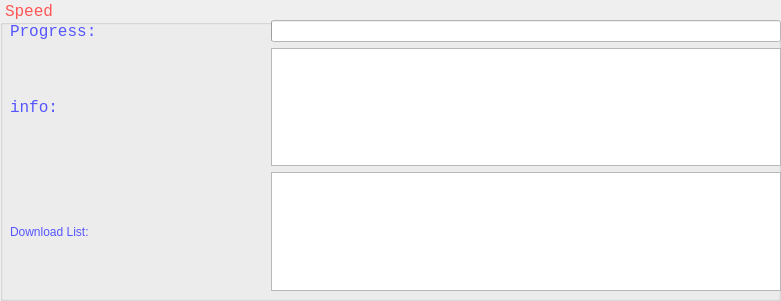
     <widget class="QGroupBox" name="groupBox_2">
      <property name="geometry">
       <rect>
        <x>10</x>
        <y>140</y>
        <width>781</width>
        <height>301</height>
       </rect>
      </property>
      <property name="font">
       <font>
        <family>Consolas</family>
        <pointsize>12</pointsize>
        <weight>50</weight>
        <italic>false</italic>
        <bold>false</bold>
       </font>
      </property>
      <property name="styleSheet">
       <string notr="true">color:rgb(255,85,85);
font: 12pt &quot;Consolas&quot;;</string>
      </property>
      <property name="title">
       <string>Speed</string>
      </property>
      <widget class="QWidget" name="gridLayoutWidget">
       <property name="geometry">
        <rect>
         <x>10</x>
         <y>20</y>
         <width>771</width>
         <height>271</height>
        </rect>
       </property>
       <layout class="QGridLayout" name="gridLayout">
        <item row="1" column="1" colspan="2">
         <widget class="QTextBrowser" name="textBrowser">
          <property name="font">
           <font>
            <family>Consolas</family>
            <pointsize>12</pointsize>
            <weight>50</weight>
            <italic>false</italic>
            <bold>false</bold>
           </font>
          </property>
          <property name="styleSheet">
           <string notr="true">color:rgb(85,85,255)</string>
          </property>
         </widget>
        </item>
        <item row="0" column="0">
         <widget class="QLabel" name="label_3">
          <property name="font">
           <font>
            <family>Consolas</family>
            <pointsize>12</pointsize>
            <weight>50</weight>
            <italic>false</italic>
            <bold>false</bold>
           </font>
          </property>
          <property name="styleSheet">
           <string notr="true">color:rgb(85,85,255)</string>
          </property>
          <property name="text">
           <string>Progress:</string>
          </property>
         </widget>
        </item>
        <item row="1" column="0">
         <widget class="QLabel" name="label_4">
          <property name="font">
           <font>
            <family>Consolas</family>
            <pointsize>12</pointsize>
            <weight>50</weight>
            <italic>false</italic>
            <bold>false</bold>
           </font>
          </property>
          <property name="styleSheet">
           <string notr="true">color:rgb(85,85,255)</string>
          </property>
          <property name="text">
           <string>info:</string>
          </property>
         </widget>
        </item>
        <item row="2" column="1" colspan="2">
         <widget class="QTextBrowser" name="textBrowser_3">
          <property name="styleSheet">
           <string notr="true">color: rgb(85, 85, 255);</string>
          </property>
         </widget>
        </item>
        <item row="2" column="0">
         <widget class="QLabel" name="label_17">
          <property name="styleSheet">
           <string notr="true">color: rgb(85, 85, 255);</string>
          </property>
          <property name="text">
           <string>Download List:</string>
          </property>
         </widget>
        </item>
        <item row="0" column="1" colspan="2">
         <widget class="QProgressBar" name="progressBar">
          <property name="palette">
           <palette>
            <active>
             <colorrole role="WindowText">
              <brush brushstyle="SolidPattern">
               <color alpha="255">
                <red>255</red>
                <green>85</green>
                <blue>85</blue>
               </color>
              </brush>
             </colorrole>
             <colorrole role="Button">
              <brush brushstyle="SolidPattern">
               <color alpha="255">
                <red>255</red>
                <green>255</green>
                <blue>255</blue>
               </color>
              </brush>
             </colorrole>
             <colorrole role="Light">
              <brush brushstyle="SolidPattern">
               <color alpha="255">
                <red>170</red>
                <green>170</green>
                <blue>127</blue>
               </color>
              </brush>
             </colorrole>
             <colorrole role="Text">
              <brush brushstyle="SolidPattern">
               <color alpha="255">
                <red>255</red>
                <green>85</green>
                <blue>85</blue>
               </color>
              </brush>
             </colorrole>
             <colorrole role="ButtonText">
              <brush brushstyle="SolidPattern">
               <color alpha="255">
                <red>255</red>
                <green>85</green>
                <blue>85</blue>
               </color>
              </brush>
             </colorrole>
             <colorrole role="Base">
              <brush brushstyle="SolidPattern">
               <color alpha="255">
                <red>255</red>
                <green>255</green>
                <blue>255</blue>
               </color>
              </brush>
             </colorrole>
             <colorrole role="Window">
              <brush brushstyle="SolidPattern">
               <color alpha="255">
                <red>255</red>
                <green>255</green>
                <blue>255</blue>
               </color>
              </brush>
             </colorrole>
             <colorrole role="Highlight">
              <brush brushstyle="SolidPattern">
               <color alpha="255">
                <red>0</red>
                <green>0</green>
                <blue>0</blue>
               </color>
              </brush>
             </colorrole>
             <colorrole role="HighlightedText">
              <brush brushstyle="SolidPattern">
               <color alpha="255">
                <red>255</red>
                <green>255</green>
                <blue>255</blue>
               </color>
              </brush>
             </colorrole>
             <colorrole role="AlternateBase">
              <brush brushstyle="SolidPattern">
               <color alpha="255">
                <red>0</red>
                <green>0</green>
                <blue>0</blue>
               </color>
              </brush>
             </colorrole>
             <colorrole role="PlaceholderText">
              <brush brushstyle="NoBrush">
               <color alpha="128">
                <red>255</red>
                <green>85</green>
                <blue>85</blue>
               </color>
              </brush>
             </colorrole>
            </active>
            <inactive>
             <colorrole role="WindowText">
              <brush brushstyle="SolidPattern">
               <color alpha="255">
                <red>255</red>
                <green>85</green>
                <blue>85</blue>
               </color>
              </brush>
             </colorrole>
             <colorrole role="Button">
              <brush brushstyle="SolidPattern">
               <color alpha="255">
                <red>255</red>
                <green>255</green>
                <blue>255</blue>
               </color>
              </brush>
             </colorrole>
             <colorrole role="Light">
              <brush brushstyle="SolidPattern">
               <color alpha="255">
                <red>170</red>
                <green>170</green>
                <blue>127</blue>
               </color>
              </brush>
             </colorrole>
             <colorrole role="Text">
              <brush brushstyle="SolidPattern">
               <color alpha="255">
                <red>255</red>
                <green>85</green>
                <blue>85</blue>
               </color>
              </brush>
             </colorrole>
             <colorrole role="ButtonText">
              <brush brushstyle="SolidPattern">
               <color alpha="255">
                <red>255</red>
                <green>85</green>
                <blue>85</blue>
               </color>
              </brush>
             </colorrole>
             <colorrole role="Base">
              <brush brushstyle="SolidPattern">
               <color alpha="255">
                <red>255</red>
                <green>255</green>
                <blue>255</blue>
               </color>
              </brush>
             </colorrole>
             <colorrole role="Window">
              <brush brushstyle="SolidPattern">
               <color alpha="255">
                <red>255</red>
                <green>255</green>
                <blue>255</blue>
               </color>
              </brush>
             </colorrole>
             <colorrole role="Highlight">
              <brush brushstyle="SolidPattern">
               <color alpha="255">
                <red>0</red>
                <green>0</green>
                <blue>0</blue>
               </color>
              </brush>
             </colorrole>
             <colorrole role="HighlightedText">
              <brush brushstyle="SolidPattern">
               <color alpha="255">
                <red>255</red>
                <green>255</green>
                <blue>255</blue>
               </color>
              </brush>
             </colorrole>
             <colorrole role="AlternateBase">
              <brush brushstyle="SolidPattern">
               <color alpha="255">
                <red>0</red>
                <green>0</green>
                <blue>0</blue>
               </color>
              </brush>
             </colorrole>
             <colorrole role="PlaceholderText">
              <brush brushstyle="NoBrush">
               <color alpha="128">
                <red>255</red>
                <green>85</green>
                <blue>85</blue>
               </color>
              </brush>
             </colorrole>
            </inactive>
            <disabled>
             <colorrole role="WindowText">
              <brush brushstyle="SolidPattern">
               <color alpha="255">
                <red>255</red>
                <green>85</green>
                <blue>85</blue>
               </color>
              </brush>
             </colorrole>
             <colorrole role="Button">
              <brush brushstyle="SolidPattern">
               <color alpha="255">
                <red>255</red>
                <green>255</green>
                <blue>255</blue>
               </color>
              </brush>
             </colorrole>
             <colorrole role="Light">
              <brush brushstyle="SolidPattern">
               <color alpha="255">
                <red>170</red>
                <green>170</green>
                <blue>127</blue>
               </color>
              </brush>
             </colorrole>
             <colorrole role="Text">
              <brush brushstyle="SolidPattern">
               <color alpha="255">
                <red>255</red>
                <green>85</green>
                <blue>85</blue>
               </color>
              </brush>
             </colorrole>
             <colorrole role="ButtonText">
              <brush brushstyle="SolidPattern">
               <color alpha="255">
                <red>255</red>
                <green>85</green>
                <blue>85</blue>
               </color>
              </brush>
             </colorrole>
             <colorrole role="Base">
              <brush brushstyle="SolidPattern">
               <color alpha="255">
                <red>255</red>
                <green>255</green>
                <blue>255</blue>
               </color>
              </brush>
             </colorrole>
             <colorrole role="Window">
              <brush brushstyle="SolidPattern">
               <color alpha="255">
                <red>255</red>
                <green>255</green>
                <blue>255</blue>
               </color>
              </brush>
             </colorrole>
             <colorrole role="Highlight">
              <brush brushstyle="SolidPattern">
               <color alpha="255">
                <red>0</red>
                <green>0</green>
                <blue>0</blue>
               </color>
              </brush>
             </colorrole>
             <colorrole role="HighlightedText">
              <brush brushstyle="SolidPattern">
               <color alpha="255">
                <red>255</red>
                <green>255</green>
                <blue>255</blue>
               </color>
              </brush>
             </colorrole>
             <colorrole role="AlternateBase">
              <brush brushstyle="SolidPattern">
               <color alpha="255">
                <red>0</red>
                <green>0</green>
                <blue>0</blue>
               </color>
              </brush>
             </colorrole>
             <colorrole role="PlaceholderText">
              <brush brushstyle="NoBrush">
               <color alpha="128">
                <red>255</red>
                <green>85</green>
                <blue>85</blue>
               </color>
              </brush>
             </colorrole>
            </disabled>
           </palette>
          </property>
          <property name="value">
           <number>0</number>
          </property>
          <property name="textVisible">
           <bool>false</bool>
          </property>
          <property name="orientation">
           <enum>Qt::Horizontal</enum>
          </property>
          <property name="textDirection">
           <enum>QProgressBar::BottomToTop</enum>
          </property>
          <property name="format">
           <string>%p%</string>
          </property>
         </widget>
        </item>
       </layout>
      </widget>
     </widget>
